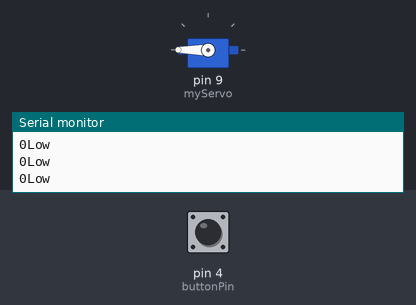
Recording of a sketch running on a simulated Arduino Uno, built with avr-gcc and run on an emulated ATmega328P. On the bench: servo, the last lines printed to the serial monitor. The inputs (shaded band) are chosen by the test bench; at power-on: pin 4 (buttonPin) LOW.

Above: at 2.8 s.
2.9 s: pin 4 (buttonPin) pulled HIGH for 1.2 s
At 3.4 s:
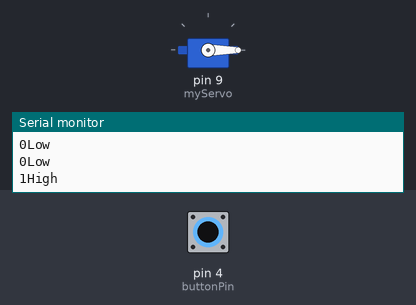
6.5 s: pin 4 (buttonPin) pulled HIGH for 3.2 s
At 11.2 s:
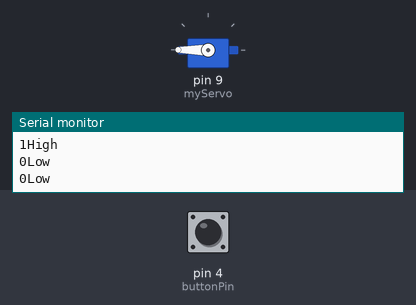
Timing chart, 0 to 12.7 s (numbered marks = the images above; inputs shaded):
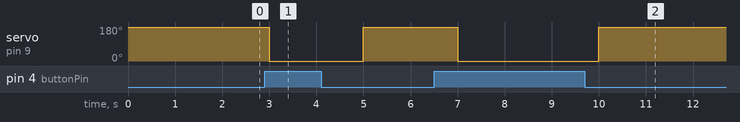

Measured:
- after the input at 2.9 s, servo on pin 9 (myServo): 180° → 0° after 0.10 s, → 180° 2.0 s later
- after the input at 6.5 s, servo on pin 9 (myServo): 180° → 0° after 0.50 s, → 180° 3.0 s later

The sketch:

Servo-Pictures.ino
```cpp
#include <Servo.h>

Servo myServo;         // Create a Servo object
int buttonPin = 4;      // Pin for the button
int buttonState = 0;    // Variable to store the button state
int servoState = 0;     // Variable to store the current state of the servo

void setup() {
  Serial.begin(2400);
  myServo.attach(9);    // Attach the servo to pin 9
  pinMode(buttonPin, INPUT);  // Set the button pin as INPUT
}

void loop() {
  // Read the state of the button
  buttonState = digitalRead(buttonPin);
  Serial.print(buttonState);

  // If the button is pressed, toggle the servo state
  if (buttonState == HIGH) {
    myServo.write(0);    // Move to 0 degrees
    Serial.println("High");
    delay(1000);
  } else {
    myServo.write(180);    // Move to 0 degrees
    Serial.println("Low");
    delay(1000);
  }
}
```
